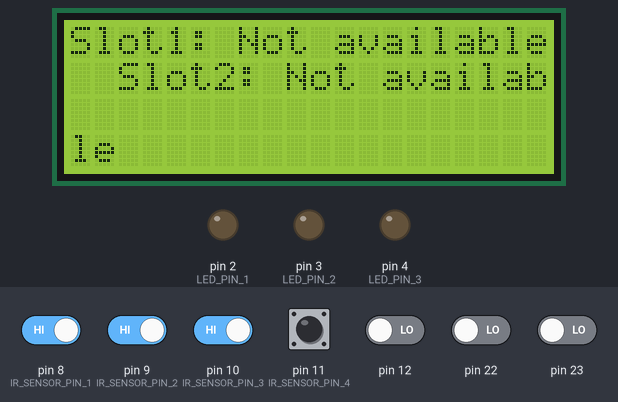
A sketch run on a simulated Arduino Uno, built with avr-gcc and run on an emulated ATmega328P. Shown: 20×4 character LCD, output pins drawn as LEDs (lit = HIGH). Inputs (shaded band) come from the test bench; at power-on: pin 8 (IR_SENSOR_PIN_1), pin 9 (IR_SENSOR_PIN_2), pin 10 (IR_SENSOR_PIN_3), pin 11 (IR_SENSOR_PIN_4) HIGH, pin 12, pin 22, pin 23 LOW. Pins used as bus, display or sensor lines are not drawn.

Above: at 1.2 s.
1.3 s: pin 8 (IR_SENSOR_PIN_1) driven LOW
At 2.5 s:
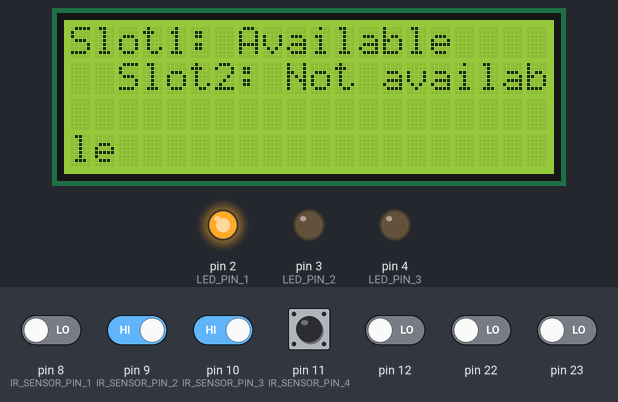
3.3 s: pin 9 (IR_SENSOR_PIN_2) driven LOW
At 4.3 s:
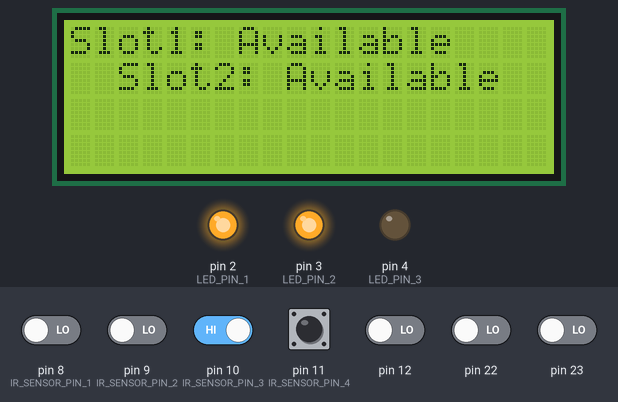
5.0 s: pin 8 (IR_SENSOR_PIN_1) driven HIGH
At 6.1 s:
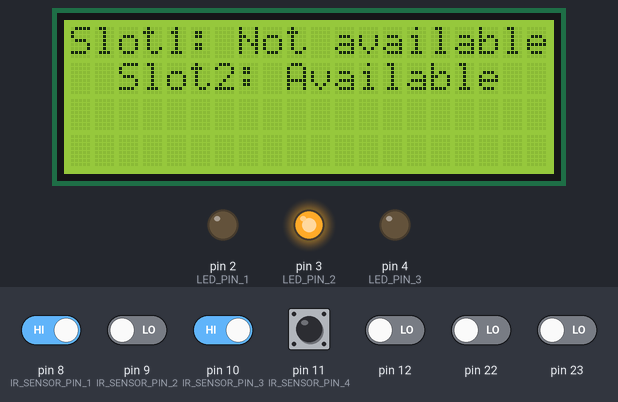
6.6 s: pin 10 (IR_SENSOR_PIN_3) driven LOW
At 7.9 s:
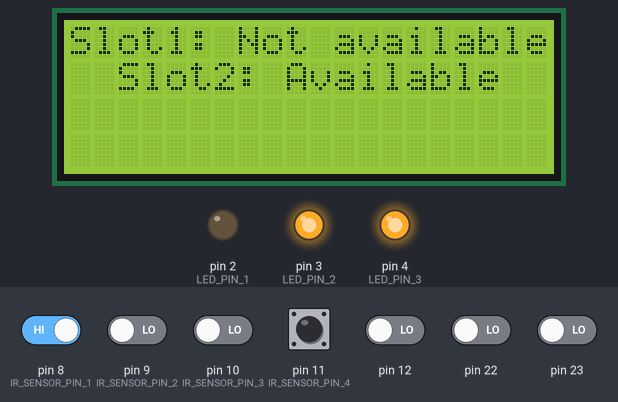
8.3 s: pin 9 (IR_SENSOR_PIN_2) driven HIGH
At 9.7 s:
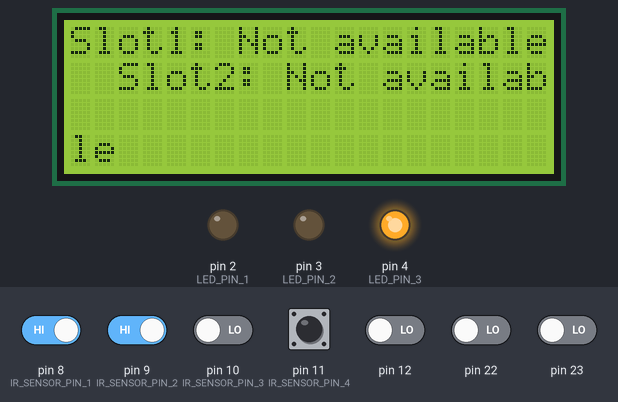
10.0 s: pin 8 (IR_SENSOR_PIN_1) driven LOW
At 10.7 s:
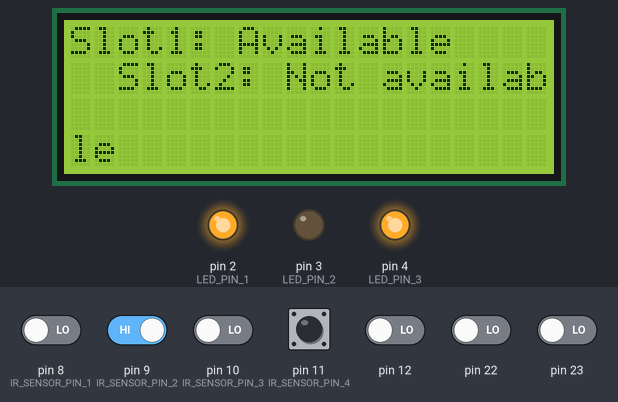
Timing chart, 0 to 12.7 s (numbered marks = the images above; inputs shaded):
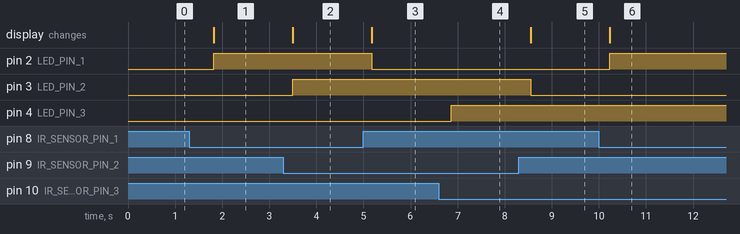

Measured:
- after the input at 1.3 s, pin 2 (LED_PIN_1): LOW → HIGH after 0.52 s; the display: changes after 0.52 s (image 1)
- after the input at 3.3 s, pin 3 (LED_PIN_2): LOW → HIGH after 0.20 s; the display: changes after 0.20 s (image 2)
- after the input at 5.0 s, pin 2 (LED_PIN_1): HIGH → LOW after 0.18 s; the display: changes after 0.18 s (image 3)
- after the input at 6.6 s, pin 4 (LED_PIN_3): LOW → HIGH after 0.26 s
- after the input at 8.3 s, pin 3 (LED_PIN_2): HIGH → LOW after 0.25 s; the display: changes after 0.25 s (image 5)
- after the input at 10.0 s, pin 2 (LED_PIN_1): LOW → HIGH after 0.23 s; the display: changes after 0.23 s (image 6)

The sketch:

CarParkingProjectCcode.ino
```cpp
#define F_CPU 16000000UL
#include <avr/io.h>
#include <util/delay.h>
#include <Wire.h>
#include <LiquidCrystal_I2C.h>

LiquidCrystal_I2C lcd(0x27, 20, 4);

#define IR_SENSOR_PIN_1 PINB0 // Slot 1 Sensor 1 pin 8
#define IR_SENSOR_PIN_2 PINB1 // Slot 1 Sensor 2 pin 9
#define IR_SENSOR_PIN_3 PINB2 // Gate entrance pin 10
#define IR_SENSOR_PIN_4 PINB3 // Gate exit pin 11

#define LED_PIN_1 PIND2 // LED 1 pin 2
#define LED_PIN_2 PIND3 // LED 2 pin 3
#define LED_PIN_3 PIND4 // LED 3 pin 4

#define SERVO_PIN PB5 // Servo control pin connected to Pin 13

void servoWrite(uint16_t angle);
void setup()
{
  lcd.init(); // initialize the lcd
  lcd.backlight();
  lcd.setCursor(3, 0);
  lcd.print("Hello, world!");
  lcd.setCursor(2, 1);
  lcd.print("Ywrobot Arduino!");

  DDRB |= (1 << SERVO_PIN); // Set SERVO_PIN (Pin 9) as output
  DDRB &= ~((1 << IR_SENSOR_PIN_1) | (1 << IR_SENSOR_PIN_2) | (1 << IR_SENSOR_PIN_3) | (1 << IR_SENSOR_PIN_4));
  DDRD |= (1 << LED_PIN_1) | (1 << LED_PIN_2) | (1 << LED_PIN_3);

  PORTB |= (1 << IR_SENSOR_PIN_1) | (1 << IR_SENSOR_PIN_2) | (1 << IR_SENSOR_PIN_3) | (1 << IR_SENSOR_PIN_4);
}

void loop()
{
  while (1)
  {
    uint8_t sensor1_state = !(PINB & (1 << IR_SENSOR_PIN_1));
    uint8_t sensor2_state = !(PINB & (1 << IR_SENSOR_PIN_2));
    uint8_t sensor3_state = !(PINB & (1 << IR_SENSOR_PIN_3));
    uint8_t sensor4_state = !(PINB & (1 << IR_SENSOR_PIN_4));

    lcd.setCursor(3, 0);
    lcd.clear();
    lcd.print("Slot1: ");
    lcd.print(sensor1_state ? "Available  " : "Not available");

    lcd.setCursor(2, 1);
    lcd.print("Slot2: ");
    lcd.print(sensor2_state ? "Available  " : "Not available");

    if (sensor1_state)
    {
      PORTD |= (1 << LED_PIN_1); // Turn on LED 1 if Sensor 1 is active
    }
    else
    {
      PORTD &= ~(1 << LED_PIN_1); // Turn off LED 1 if Sensor 1 is not active
    }

    if (sensor2_state)
    {
      PORTD |= (1 << LED_PIN_2); // Turn on LED 2 if Sensor 2 is active
    }
    else
    {
      PORTD &= ~(1 << LED_PIN_2); // Turn off LED 2 if Sensor 2 is not active
    }

    if (sensor3_state)
    {
      PORTD |= (1 << LED_PIN_3); // Turn on LED 3 if Sensor 3 is active
      servoWrite(90);
    }
    else
    {
      PORTD &= ~(1 << LED_PIN_3); // Turn off LED 3 if Sensor 3 is not active
      servoWrite(0);
    }

    // Add a delay to avoid rapid toggling due to sensor noise
    _delay_ms(500);
  }
}


void servoWrite(uint16_t angle)
{
  // Map angle (0-180) to pulse width (1000-2000 us)
  uint16_t pulse_width = 1000 + ((uint32_t)angle * 1000) / 180;

  // Generate the PWM signal for the servo
  PORTB |= (1 << SERVO_PIN);
  _delay_us(pulse_width);
  PORTB &= ~(1 << SERVO_PIN);
  _delay_us(20000 - pulse_width);

  // Adjust the delay loop if needed for better accuracy
}
```
